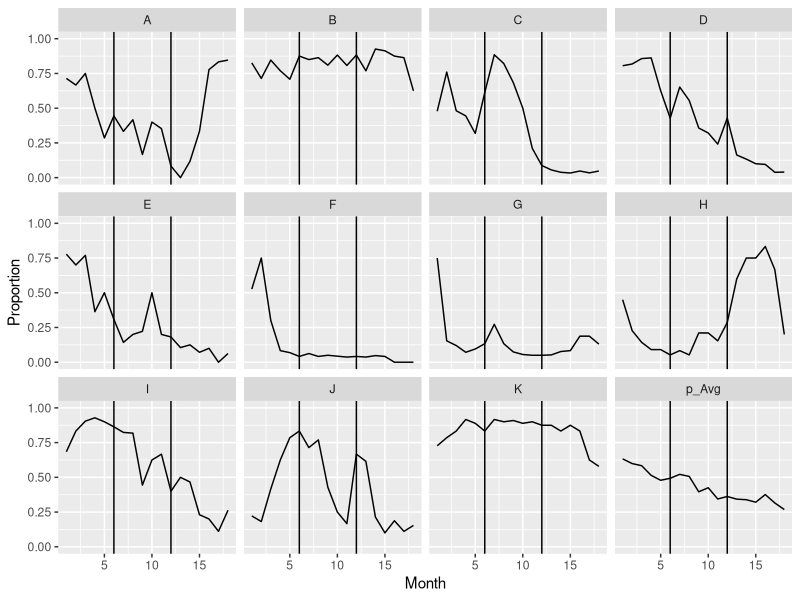
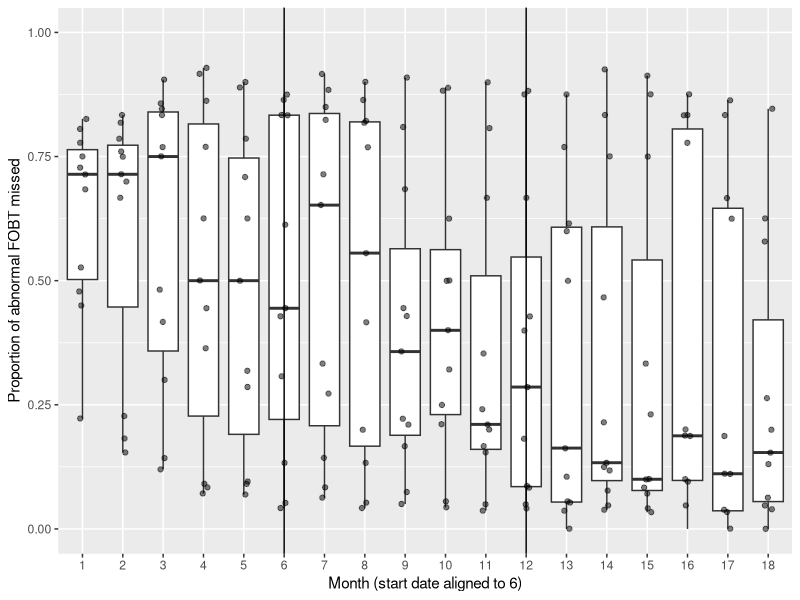
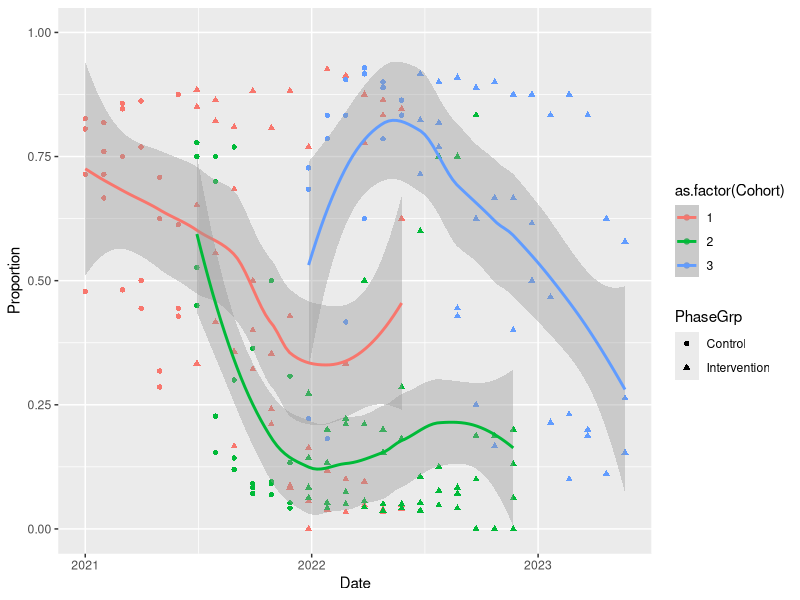
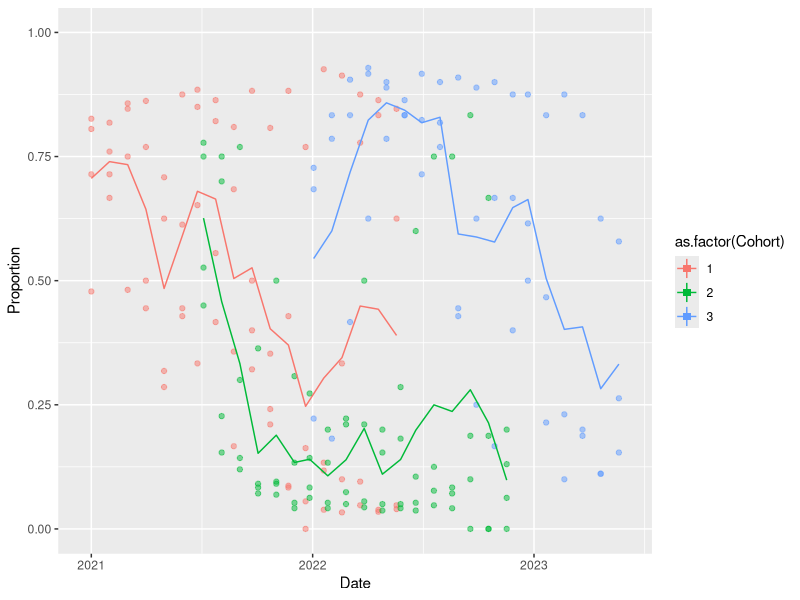

The R source for these figures, in order:
## ---- chunk 1
library(ggplot2)
library(tidyr)
library(dplyr)
library(knitr)
library(here)
## ---- chunk 2
x_to_proportion <- function(x) { 
  0.5 + atan(x) / pi
  # max slope = 1/pi = 0.32, at x=0.
  # going up by 1 makes proportion go about 0.5 to 0.75
  # x up by 0.03 makes p go to 0.51
}

proportion_to_x <- function(proportion) { 
  tan(pi * (proportion - 0.5))
}

next_proportion <- function(current_proportion) {  # returns simple numeric
  current_x <- proportion_to_x(current_proportion)
  new_x <- current_x + rnorm(1) - 0.1  # decrease a little each month
  x_to_proportion(new_x)
}

extend_by_one <- function(proportion_vec) {  # returns numeric vector
  val_to_add <- next_proportion(tail(proportion_vec, n=1))
  c(proportion_vec, val_to_add)
}

generate_run <- function(n) {  # returns numeric vector of length n
  my_run <- c(next_proportion(0.6))  # starting value
  for (i in 2:n) {
    my_run <- extend_by_one(my_run)
  }
  my_run
}

generate_etrigger_data <- function(number_sites, months_per_site) {  # returns data frame
  result <- generate_run(months_per_site)
  site_labels <- rep(LETTERS[1], months_per_site)
  timepoints <- 1:months_per_site
  for (i in 2:number_sites) {
    result <- c(result, generate_run(months_per_site))
    site_labels <- c(site_labels, rep(LETTERS[i], months_per_site))
    timepoints <- c(timepoints, 1:months_per_site)
  }
  data.frame(Proportion_raw = result, Site = site_labels, Month = timepoints)
}
## ---- chunk 3
n_sites <- 11
last_prework_month <- 6
n_action <- 6
n_sustain <- 6
last_action_month <- last_prework_month + n_action
months_per_site <- last_action_month + n_sustain
project_kickoff <- as.Date('2021-01-01')

set.seed(123423)

X_continuous <- generate_etrigger_data(n_sites, months_per_site)

## ---- chunk 4
expected_n = data.frame(
  Site = LETTERS[1: n_sites],
  expected = runif(n_sites, 9, 30)  # Sites usually 9 to 30 abnormal tests per mo.
)

rpois_vec <- Vectorize(rpois, 'lambda')

inner_join(X_continuous, expected_n, by='Site') %>%
  mutate(
    Denominator = rpois_vec(1, expected),
    Numerator = round(Denominator * Proportion_raw),
    Proportion = Numerator / Denominator,
    Phase = case_when(
      Month <= 3 ~ 'baseline',
      Month <= last_prework_month ~ 'prework',
      Month <= last_action_month ~ 'action',
      TRUE ~ 'sustain'
    ),
    Cohort = case_when(
      Site %in% c('A', 'B', 'C', 'D') ~ 1,
      Site %in% c('E', 'F', 'G', 'H') ~ 2,
      TRUE ~ 3,
    ),
    Date = n_action * 30 * (Cohort - 1) + (Month - 1) * 30 + project_kickoff,
    PhaseGrp = case_when(
      Phase %in% c('baseline', 'prework') ~ 'Control',
      TRUE ~ 'Intervention'
    )
  ) %>%
  select(Cohort, Site, Month, Phase, Numerator, Denominator, Proportion, Date, PhaseGrp) -> X
## ---- chunk 5
X %>%
  group_by(Month) %>%
  summarise(Proportion = mean(Proportion)) %>%
  mutate(Site='p_Avg') ->
  averaged
site_data_with_average <- bind_rows(X, averaged)
## ---- chunk 6
  ggplot(site_data_with_average, aes(Month, Proportion)) +
    geom_line() +
    geom_vline(xintercept = last_prework_month) +
    geom_vline(xintercept = last_action_month) +
    ylim(0,1) +
    facet_wrap(vars(Site))
## ---- chunk 7
head(X, 18+5) %>% kable()

output_filename <- 'fake_data.csv'
write.csv(X, file=here(output_filename), row.names = FALSE)
Xrows = dim(X)[1]
Xcols = dim(X)[2]
## ---- chunk 8
site_data_with_average %>%
  filter(Site != 'p_Avg') %>%
  ggplot(aes(as.factor(Month), Proportion)) +
    geom_boxplot() +
    geom_jitter(width = 0.1, alpha = 0.5) +
    geom_vline(xintercept = last_prework_month) +
    geom_vline(xintercept = last_action_month) +
    ylim(0,1) +
    labs(y="Proportion of abnormal FOBT missed", x='Month (start date aligned to 6)')
## ---- chunk 9
ggplot(X, aes(Date, Proportion, colour = as.factor(Cohort))) +
  geom_point(aes(shape = PhaseGrp)) +
  geom_smooth() +
  ylim(0,1)
## ---- chunk 10
ggplot(X, aes(Date, Proportion, colour = as.factor(Cohort))) +
  geom_point(alpha = 0.5, position = position_dodge(width=20)) +
  stat_summary(fun.data = "mean_sdl", fun.args = list(mult = 1), shape = 'square', position = position_dodge(width=20)) +
  stat_summary(fun = mean, geom='line', position = position_dodge(width=20)) +
  coord_cartesian(ylim = c(0, 1))
